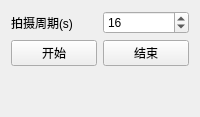
        <widget class="QWidget" name="tab">
         <attribute name="title">
          <string>camera</string>
         </attribute>
         <layout class="QGridLayout" name="gridLayout_11">
          <item row="2" column="0">
           <widget class="QPushButton" name="btn_cameraEnable">
            <property name="toolTip">
             <string>使能相机，在指定延迟时间后，根据PPS信号产生触发</string>
            </property>
            <property name="text">
             <string>开始</string>
            </property>
           </widget>
          </item>
          <item row="0" column="0">
           <widget class="QLabel" name="label_30">
            <property name="text">
             <string>拍摄周期(s)</string>
            </property>
           </widget>
          </item>
          <item row="3" column="0">
           <spacer name="verticalSpacer_5">
            <property name="orientation">
             <enum>Qt::Vertical</enum>
            </property>
            <property name="sizeHint" stdset="0">
             <size>
              <width>20</width>
              <height>40</height>
             </size>
            </property>
           </spacer>
          </item>
          <item row="2" column="1">
           <widget class="QPushButton" name="btn_cameraDisable">
            <property name="text">
             <string>结束</string>
            </property>
           </widget>
          </item>
          <item row="0" column="1">
           <widget class="QSpinBox" name="spinBox_cameraPeriod">
            <property name="minimum">
             <number>1</number>
            </property>
            <property name="maximum">
             <number>32</number>
            </property>
            <property name="value">
             <number>16</number>
            </property>
           </widget>
          </item>
         </layout>
        </widget>
